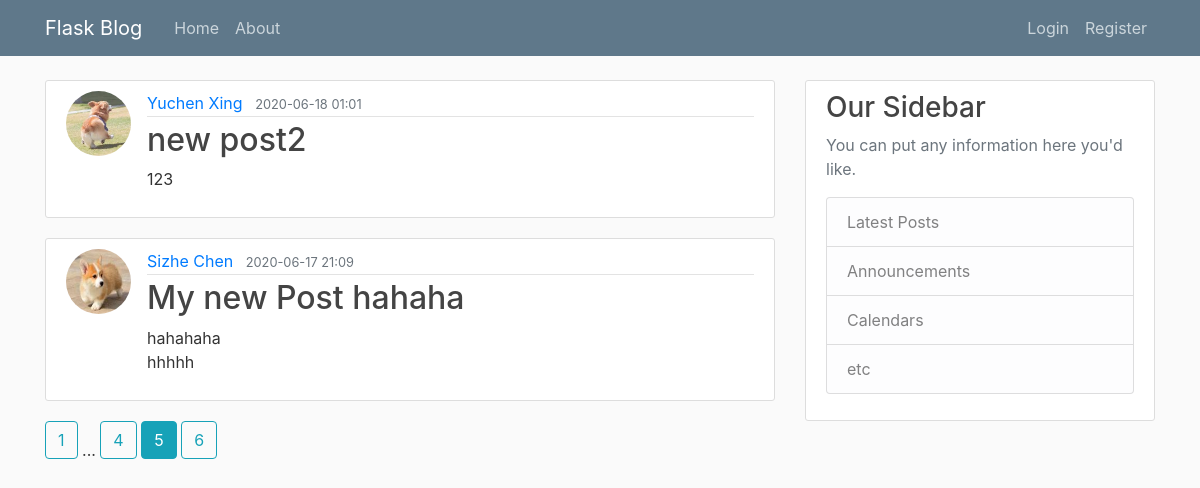
/home?page=5, run on the app's committed database.
### flaskblog/models.py (models this page shows, shortened)
class Post(db.Model):
    id = db.Column(db.Integer, primary_key=True)
    title = db.Column(db.String(100), nullable=False)
    date_posted = db.Column(db.DateTime, nullable=False, default=datetime.utcnow)
    content = db.Column(db.Text, nullable=False)
    user_id = db.Column(db.Integer, db.ForeignKey('user.id'), nullable=False)

class User(db.Model, UserMixin):
    id = db.Column(db.Integer, primary_key=True)
    username = db.Column(db.String(20), unique=True, nullable=False)
    email = db.Column(db.String(120), unique=True, nullable=False)
    image_file = db.Column(db.String(20), nullable=False, default='default.jpg')
    password = db.Column(db.String(60), nullable=False)
    posts = db.relationship('Post', backref='author', lazy=True)

### flaskblog/main/routes.py (the view)
@main.route('/')
@main.route('/home')
def home():
    page = request.args.get('page', 1, type=int)
    posts = Post.query.order_by(Post.date_posted.desc()).paginate(page=page, per_page=2)
    return render_template('home.html', posts=posts)

### flaskblog/templates/home.html
{% extends "layout.html" %}
{% block content %}
    {% for post in posts.items %}
        <article class="media content-section">
            <img class="rounded-circle article-img" src="{{ url_for('static', filename='profile_pics/' + post.author.image_file) }}" >
            <div class="media-body">
                <div class="article-metadata">
                    <a class="mr-2" href="{{ url_for('users.user_posts', username=post.author.username) }}">{{ post.author.username }}</a>
                    <small class="text-muted">{{ post.date_posted.strftime('%Y-%m-%d %H:%I') }}</small>
                </div>
                <h2><a class="article-title" href="{{ url_for('posts.post', post_id=post.id) }}">{{ post.title }}</a></h2>
                <p class="article-content">{{ post.content }}</p>
            </div>
        </article>
    {% endfor %}
    {% for page_num in posts.iter_pages(left_edge=1, right_edge=1, left_current=1, right_current=2) %}
        {% if page_num %}
            {% if posts.page == page_num %}
                <a class="btn btn-info mb-4" href="{{ url_for('main.home', page=page_num) }}">{{ page_num }}</a>
            {% else %}
                <a class="btn btn-outline-info mb-4" href="{{ url_for('main.home', page=page_num) }}">{{ page_num }}</a>
            {% endif %}
        {% else %}
            ...
        {% endif %}
    {% endfor %}
{% endblock content %}

### flaskblog/static/main.css (style rules this page uses)
body { background: #fafafa; color: #333333; margin-top: 5rem; }
h1, h2, h3, h4, h5, h6 { color: #444444; }
.content-section { background: #ffffff; padding: 10px 20px; border: 1px solid #dddddd; border-radius: 3px; margin-bottom: 20px; }
.article-title { color: #444444; }
.article-content { white-space: pre-line; }
.article-img { height: 65px; width: 65px; margin-right: 16px; }
.article-metadata { padding-bottom: 1px; margin-bottom: 4px; border-bottom: 1px solid #e3e3e3 }

### data on the page
Post: image_file (placeholder picture), author.username "Yuchen Xing", date_posted "2020-06-18 01:01", title "new post2", content "123"
Post: image_file (picture), author.username "Sizhe Chen", date_posted "2020-06-17 21:09", title "My new Post hahaha", content "hahahaha hhhhh"

### other printed values
{{ page_num }} "1" "4" "6"
{{ page_num }} "5"
